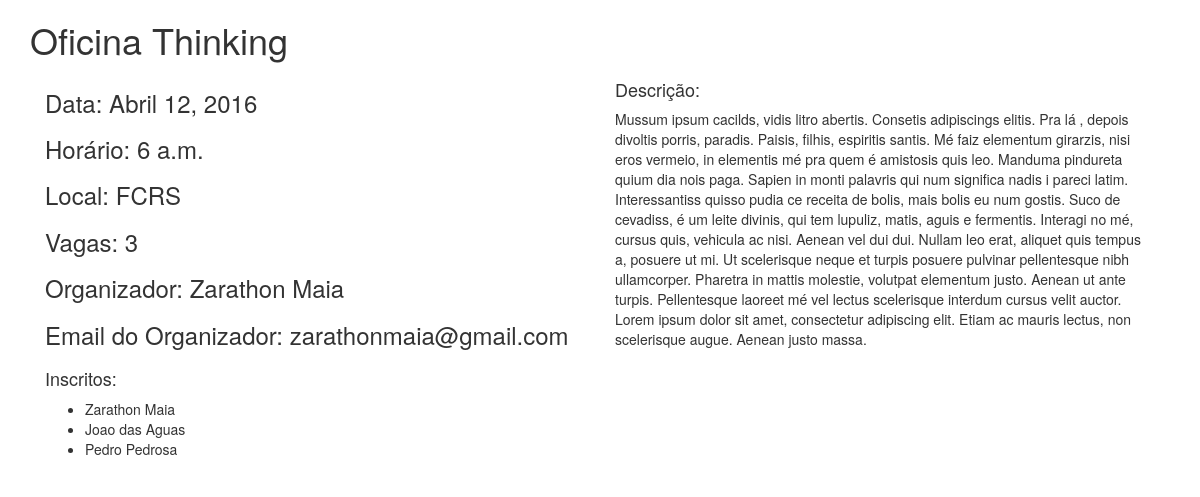
The page /evento/mostrar/1 on the database its author committed.
### evento/models.py (models this page shows, shortened)
@python_2_unicode_compatible
class Evento(models.Model):
    nome = models.CharField(max_length=200)
    data = models.DateField()
    local = models.CharField(max_length=200)
    descricao = models.TextField(blank=True)
    horario = models.TimeField()
    vagas = models.PositiveIntegerField()
    organizador = models.CharField(max_length=200)
    email_organizador = models.EmailField()

class Inscricao(models.Model):
    evento = models.ForeignKey(Evento, on_delete=models.SET_NULL, null=True)
    usuario = models.ForeignKey(Usuario, on_delete=models.SET_NULL, null=True)

@python_2_unicode_compatible
class Usuario(models.Model):
    nome = models.CharField(max_length=200)
    email = models.EmailField(unique=True)
    cpf = models.CharField(max_length=200, unique=True, null=True, blank=True)
    genero = models.CharField(max_length=200, choices=GENERO_CHOICES, null=True, blank=True)
    telefone = models.CharField(max_length=200, null=True, blank=True)
    idade = models.PositiveIntegerField(null=True, blank=True)
    cidade = models.CharField(max_length=200, null=True, blank=True)
    estado = models.CharField(max_length=200, choices=ESTADOS_CHOICES,null=True, blank=True)

### evento/views.py (the view)
# urls.py: url(r'^mostrar/(?P<id>[0-9]+)$', views.mostrar_evento, name='mostrar_evento'),
def mostrar_evento(request, id):
    evento = get_object_or_404(Evento, id=id)
    return render(request, 'evento/mostrarEvento.html', {'evento': evento})

### evento/templates/evento/mostrarEvento.html (shortened to what this page needs)
{% load staticfiles %}
<!DOCTYPE html>
<html>
  <head>
    <link href="{% static 'evento/css/bootstrap.min.css' %}" rel="stylesheet">
  </head>
  <body>
    <div class="container">
        <h1>{{evento.nome}}</h1>
      <div class="col-md-6">
        <h3>Data: {{evento.data}}</h3>
        <h3>Horário: {{evento.horario}}</h3>
        <h3>Local: {{evento.local}}</h3>
        <h3>Vagas: {{evento.vagas}}</h3>
        <h3>Organizador: {{evento.organizador}}</h3>
        <h3>Email do Organizador: {{evento.email_organizador}}</h3>
      </div>
      <div class="col-md-6">
        <h4>Descrição:</h4>
        <p>
          {{evento.descricao}}
        </p>
      </div>
      <div class="col-md-12">
        <h4>Inscritos:</h4>
        <ul>
          {% for i in evento.inscricao_set.all %}
            <li>{{i.usuario.nome}}</li>
          {% endfor %}
        </ul>
      </div>
    </div>
  </body>
</html>

### rows shown on the page
Evento: nome "Oficina Thinking", data "Abril 12, 2016", horario "6 a.m.", local "FCRS", vagas "3", organizador "Zarathon Maia", email_organizador "zarathonmaia@gmail.com", descricao "Mussum ipsum cacilds, vidis litro abertis. Consetis adipiscings elitis. Pra lá , depois divoltis porris, paradis. Paisis, filhis, espiritis santis. Mé faiz elementum girarzis, nisi eros vermeio, in elementis mé pra quem é amistosis quis leo. Manduma pindureta quium dia nois paga. Sapien in monti palavris qui num significa nadis i pareci latim. Interessantiss quisso pudia ce receita de bolis, mais bolis eu num gostis. Suco de cevadiss, é um leite divinis, qui tem lupuliz, matis, aguis e fermentis. Interagi no mé, cursus quis, vehicula ac nisi. Aenean vel dui dui. Nullam leo erat, aliquet quis tempus a, posuere ut mi. Ut scelerisque neque et turpis posuere pulvinar pellentesque nibh…"
Inscricao: usuario.nome "Zarathon Maia"
Inscricao: usuario.nome "Joao das Aguas"
Inscricao: usuario.nome "Pedro Pedrosa"
